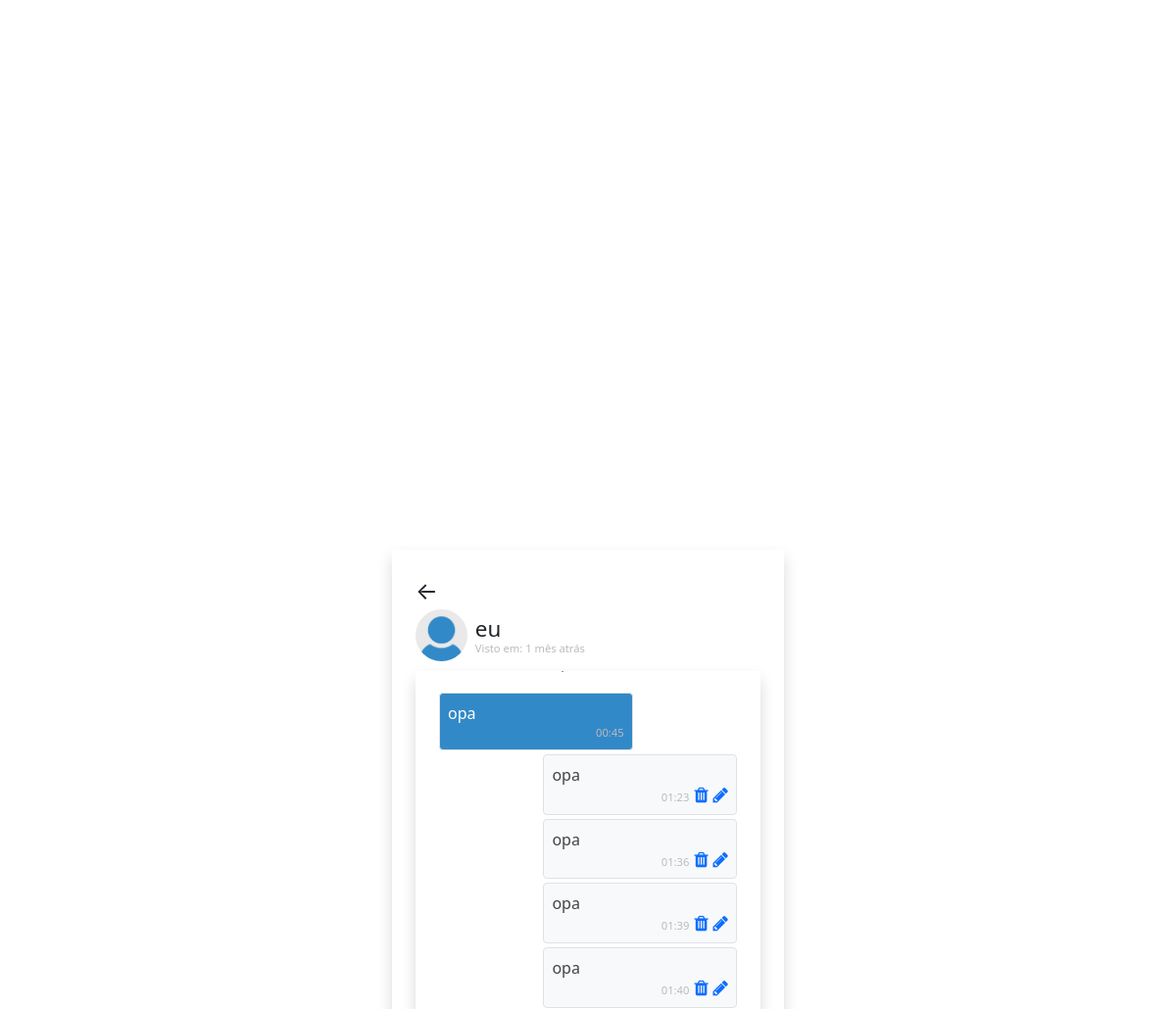
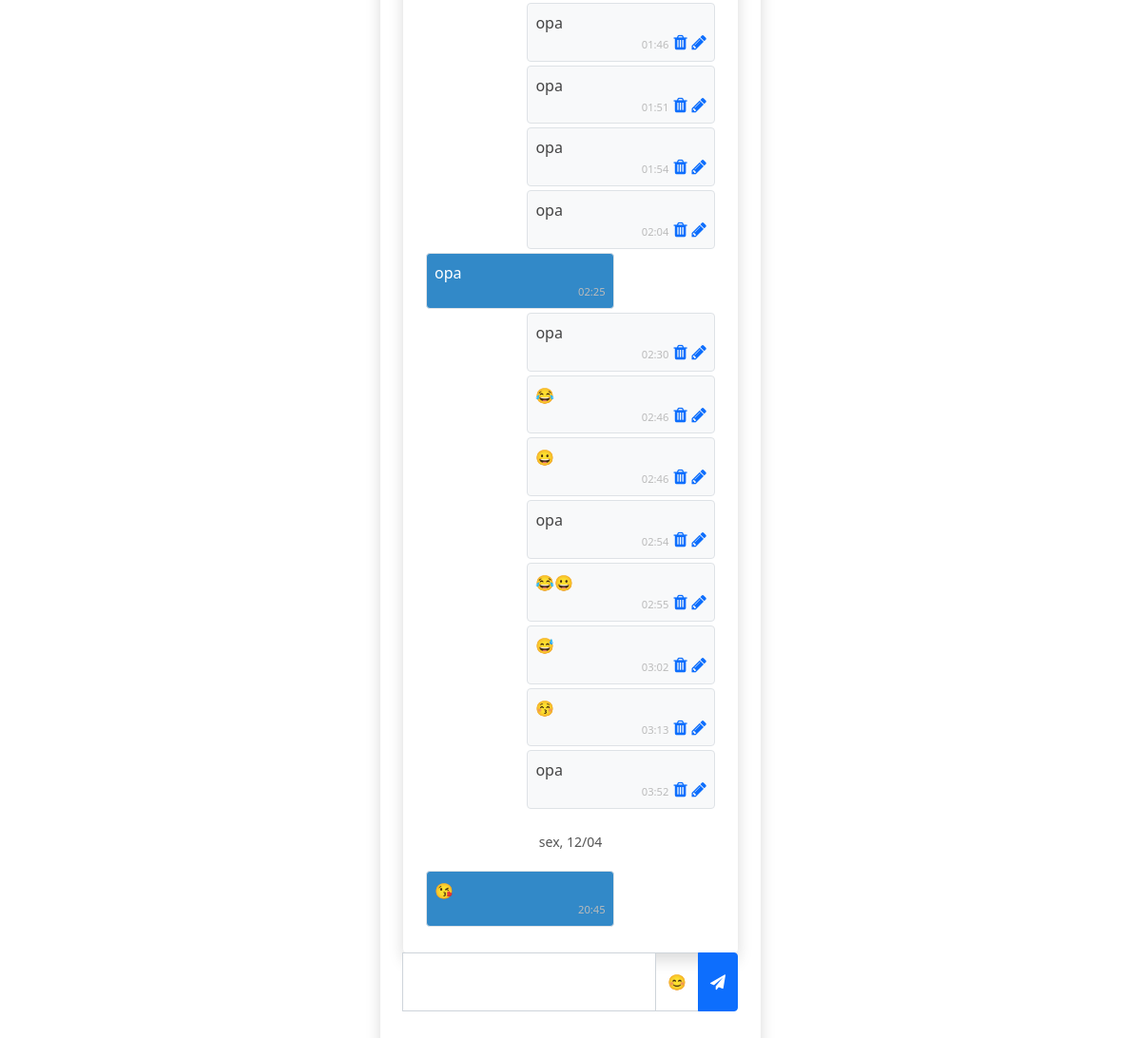
The app's page /chat.php?user=eu (signed in) with its own data (2 pictures, top to bottom).
### tables this page shows
CREATE TABLE `users` (
  `user_id` int(11) NOT NULL,
  `name` varchar(255) NOT NULL,
  `username` varchar(255) NOT NULL,
  `password` varchar(1000) NOT NULL,
  `p_p` varchar(255) DEFAULT 'user-default.png',
  `visto` timestamp NOT NULL DEFAULT current_timestamp(),
  `hobbies` text DEFAULT NULL,
  `profession` varchar(255) DEFAULT NULL,
  `age` int(11) DEFAULT NULL,
  `biography` text DEFAULT NULL
);

CREATE TABLE `chats` (
  `chat_id` int(11) NOT NULL,
  `from_id` int(11) NOT NULL,
  `to_id` int(11) NOT NULL,
  `message` text NOT NULL,
  `is_group_message` tinyint(1) NOT NULL DEFAULT 0,
  `opened` tinyint(1) NOT NULL DEFAULT 0,
  `created_at` datetime NOT NULL DEFAULT current_timestamp()
);

### app/helpers/user.php (called while the page is built)
<?php
function getUser($username, $conn){
   $sql = "SELECT * FROM users
           WHERE username=?";
   $stmt = $conn->prepare($sql);
   $stmt->execute([$username]);
   if ($stmt->rowCount() === 1) {
   	 $user = $stmt->fetch();
   	 return $user;
   }else {
   	$user = [];
   	return $user;
   }
}

### app/helpers/timeAgo.php (called while the page is built, shortened)
<?php
function last_seen($datetime) {
    $timestamp = strtotime($datetime);
    $strTime = array("segundo", "minuto", "hora", "dia", "mês", "ano");
    $length = array("60","60","24","30","12","10");
    $currentTime = time();
    if ($currentTime >= $timestamp) {
        $diff = $currentTime - $timestamp;
        for ($i = 0; $diff >= $length[$i] && $i < count($length)-1; $i++) {
            $diff = $diff / $length[$i];
        }
        $diff = round($diff);
        if ($diff == 0) {
            return 'Ativo Agora';
        } else if ($diff > 1) {
            return $diff . " " . $strTime[$i] . "s atrás";
        } else {
            return $diff . " " . $strTime[$i] . " atrás";
        }
    }
}
?>

### app/helpers/chat.php (called while the page is built)
<?php
function getChats($id_1, $id_2, $conn){
   $sql = "SELECT * FROM chats
           WHERE (from_id=? AND to_id=?)
           OR    (to_id=? AND from_id=?)
           ORDER BY chat_id ASC";
    $stmt = $conn->prepare($sql);
    $stmt->execute([$id_1, $id_2, $id_1, $id_2]);
    if ($stmt->rowCount() > 0) {
    	$chats = $stmt->fetchAll();
    	return $chats;
    }else {
    	$chats = [];
    	return $chats;
    }
}

### chat.php (the view, shortened to what this page needs)
<?php
  if (isset($_SESSION['username'])) {
  	include 'app/db.conn.php';
  	include 'app/helpers/user.php';
  	include 'app/helpers/chat.php';
  	include 'app/helpers/timeAgo.php';
  	$chatWith = getUser($_GET['user'], $conn);
  	$chats = getChats($_SESSION['user_id'], $chatWith['user_id'], $conn);
      function isPrimeiraMensagemDoDia($dataAtual, $ultimaData) {
        return $ultimaData === null || $dataAtual->format('Y-m-d') !== $ultimaData->format('Y-m-d');
    }
    function formatarData($data) {
        $diasDaSemana = [
            'Sun' => 'dom',
            'Mon' => 'seg',
            'Tue' => 'ter',
            'Wed' => 'qua',
            'Thu' => 'qui',
            'Fri' => 'sex',
            'Sat' => 'sab'
        ];
        $diaSemanaIngles = strftime('%a', $data->getTimestamp());
        $diaSemanaPortugues = $diasDaSemana[$diaSemanaIngles] ?? $diaSemanaIngles;
        return $diaSemanaPortugues . strftime(', %d/%m', $data->getTimestamp());
    }
?>
<!DOCTYPE html>
<html lang="pt-br">
<head>
	<link href="https://cdn.jsdelivr.net/npm/bootstrap@5.0.1/dist/css/bootstrap.min.css" rel="stylesheet">
	<link rel="stylesheet"
	      href="css/style.css">
    <link rel="stylesheet" href="https://cdnjs.cloudflare.com/ajax/libs/font-awesome/5.15.1/css/all.min.css">
	<link rel="stylesheet" href="https://cdnjs.cloudflare.com/ajax/libs/font-awesome/4.7.0/css/font-awesome.min.css">
</head>
<body class="d-flex justify-content-center align-items-center vh-100">
    <div class="w-400 shadow p-4 rounded">
        <a href="home.php" class="fs-4 link-dark">←</a>
        <div class="d-flex align-items-center">
    <img src="uploads/perfis/<?=$chatWith['p_p']?>" class="w-15 rounded-circle">
    <h3 class="display-4 fs-sm m-2">
    <?=$chatWith['name']?>
    <br>
        <small class="d-block">
            <?php
            $lastSeenText = last_seen($chatWith['visto']);
            if ($lastSeenText == 'Ativo Agora') {
                echo '<span class="online"></span> Online';
            } else {
                echo 'Visto em: ' . $lastSeenText;
            }
            ?>
        </small>
    </h3>
</div>
        <div class="shadow p-4 rounded d-flex flex-column mt-2 chat-box" id="chatBox">
    <?php
    $ultimaData = null;
    foreach ($chats as $chat) {
        $dataAtual = new DateTime($chat['created_at']);
        $horaMensagem = $dataAtual->format('H:i');
        if (isPrimeiraMensagemDoDia($dataAtual, $ultimaData)) {
            $dataFormatada = formatarData($dataAtual);
            echo '<div class="data-mensagem">' . $dataFormatada . '</div>';
            $ultimaData = $dataAtual;
        }
        echo '<p class="' . ($chat['from_id'] == $_SESSION['user_id'] ? 'rtext align-self-end' : 'ltext') . ' border rounded p-2 mb-1">';
        echo htmlspecialchars($chat['message'], ENT_QUOTES, 'UTF-8');
        if ($chat['from_id'] == $_SESSION['user_id']) {
            echo '<small class="d-block">' . $horaMensagem;
            echo '<span class="azuli message-actions">';
            echo '<i class="fa fa-trash icon" onclick="deleteMessage(' . $chat['chat_id'] . ')" title="Excluir mensagem"></i>';
            echo '<i class="fa fa-pencil icon" onclick="editMessage(' . $chat['chat_id'] . ', \'' . addslashes($chat['message']) . '\')" title="Editar mensagem"></i>';
            echo '</span></small>';
        } else {
            echo '<small class="d-block">' . $horaMensagem . '</small>';
        }
        echo '</p>';
    }
    ?>
</div>
<div class="input-group mb-3">
    <textarea cols="3" id="message" class="form-control"></textarea>
    <button onclick="toggleEmojiMenu()" class="btn btn-outline-secondary">
        😊
    </button>
    <button class="btn btn-primary" id="sendBtn">
        <i class="fa fa-paper-plane"></i>
    </button>
</div>
    </div>
 </body>
 </html>
<?php
  }else{
  	header("Location: index.php");
   	exit;
  }
 ?>

### css/style.css (style rules this page uses)
.vh-100 { min-height: 100vh; }
.w-400 { width: 400px; }
a { text-decoration: none; }
.w-15 { width: 15%; }
.fs-sm { font-size: 1.4rem; }
small { color: #bbb; font-size: 0.7rem; text-align: right; }
.chat-box { overflow-y: auto; overflow-x: hidden; max-height: 50vh; }
.rtext { width: 65%; background: #f8f9fa; color: #444; }
.ltext { width: 65%; background: #3289c8; color: #fff; }
textarea { resize: none; }
.input-group .form-control { border-right: none; }
.btn-primary { border-top-left-radius: 0; border-bottom-left-radius: 0; }
.form-control::placeholder { color: #aaa; }
.input-group .form-control { border-top-right-radius: 0; border-bottom-right-radius: 0; }
.btn-outline-secondary { border-color: #ced4da; border-top-left-radius: 0.25rem; border-bottom-left-radius: 0.25rem; }
.btn-outline-secondary { color: #495057; background-color: transparent; border-color: #ced4da; }
.input-group { position: relative; }

### chat.php (style rules this page uses)
.icon { cursor: pointer; }
.azuli { color: #0d6efd; }
.message-actions i { margin-left: 5px; font-size: 18px; }
.data-mensagem { text-align: center; margin: 20px 0; color: #555; font-size: 14px; }

### records on screen
users: p_p (placeholder picture), name "eu", visto "1 mês atrás"
chats: message "opa", created_at "00:45"
chats: message "opa", created_at "01:23"
chats: message "opa", created_at "01:36"
chats: message "opa", created_at "01:39"
chats: message "opa", created_at "01:40"
chats: message "opa", created_at "01:46"
chats: message "opa", created_at "01:51"
chats: message "opa", created_at "01:54"
chats: message "opa", created_at "02:04"
chats: message "opa", created_at "02:25"
chats: message "opa", created_at "02:30"
chats: message "😂", created_at "02:46"
chats: message "😀", created_at "02:46"
chats: message "opa", created_at "02:54"
chats: message "😂😀", created_at "02:55"
chats: message "😅", created_at "03:02"
chats: message "😚", created_at "03:13"
chats: message "opa", created_at "03:52"
chats: dataFormatada "sex, 12/04", message "😘", created_at "20:45"
